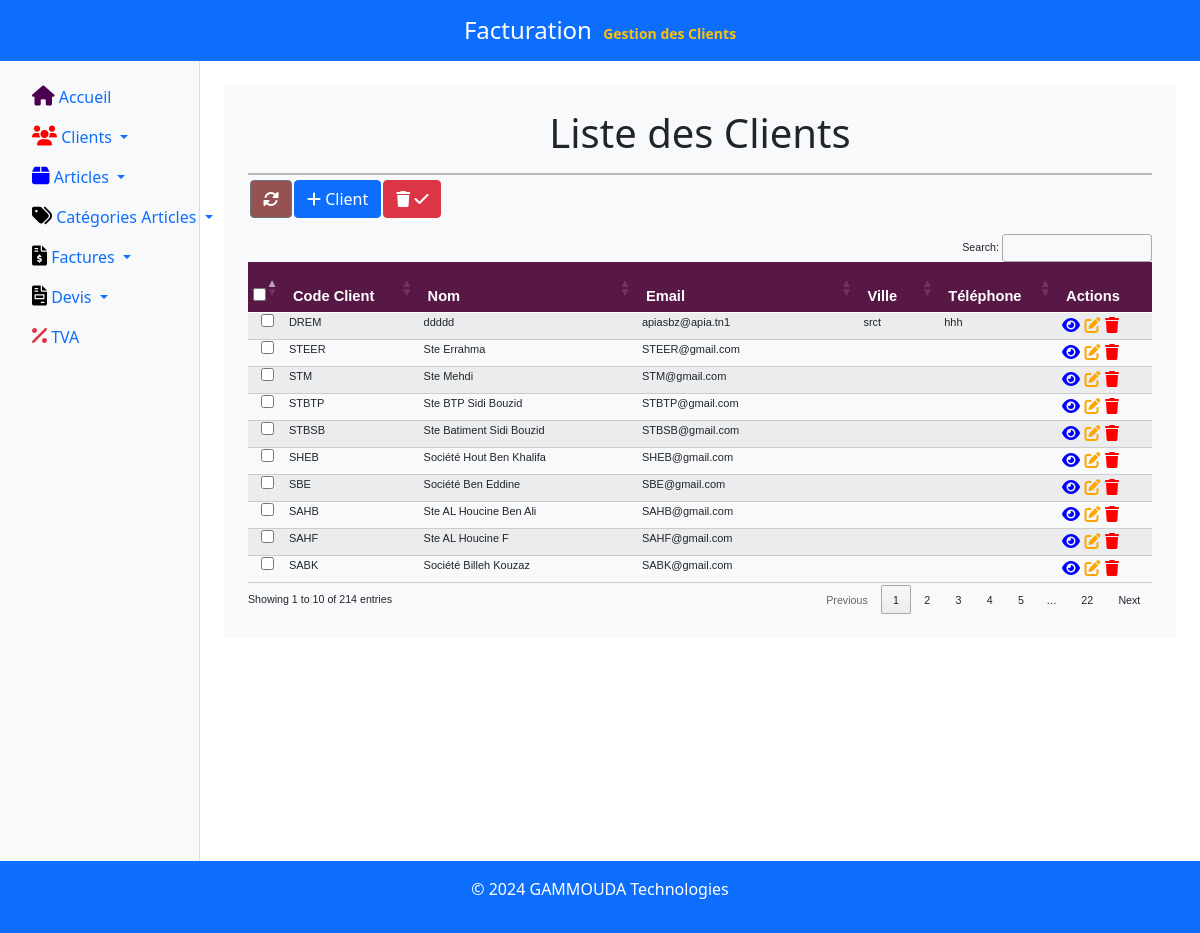
/clients/, run on the app's committed database.
### client/models.py (models this page shows, shortened)
class Client(models.Model):
    code_client = models.CharField(max_length=50, unique=True)
    nom = models.CharField(max_length=100)
    adresse = models.CharField(max_length=100, blank=True)
    email = models.EmailField(max_length=100, unique=True)
    telephone = models.CharField(max_length=20, blank=True)  # Non obligatoire
    ville = models.CharField(max_length=20, blank=True)      # Non obligatoire
    compte = models.CharField(max_length=20, blank=True)     # Non obligatoire
    matricule_fiscal = models.CharField(max_length=20, blank=True)  # Non obligatoire
    created_at = models.DateTimeField(auto_now_add=True)       # Champ qui enregistre automatiquement la date de création

### client/views.py (the view)
# urls.py: path('', views.list_clients, name='list_clients'),
def list_clients(request):
    clients = Client.objects.all().order_by('-created_at')
    context = {
        'clients': clients,
        'module_actif': 'Gestion des Clients'
    }
    return render(request, 'client/list_clients.html', context)

### client/templates/client/list_clients.html (shortened to what this page needs)
{% extends 'base.html' %}
{% block content %}
<h1 style="text-align: center; margin-bottom: 5px;">Liste des Clients</h1>
<hr style="border: 1px solid black; width: 100%; margin-bottom: 5px;">
<div style="display: inline-flex; align-items: center;">
    <a href="{% url 'list_clients' %}" class="btn btn-secondary mb-3 btn-icon" style="margin-left: 2px; background-color: #955251;">
        <i class="fas fa-sync-alt"></i>
    </a>
    <a href="{% url 'create_client' %}" class="btn btn-primary mb-3 btn-icon" style="margin-left: 2px;">
        <i class="fas fa-plus"></i> Client
    </a>
    <form id="deleteSelectedClientsForm" method="POST" action="{% url 'delete_clients' %}" style="margin-left: 2px; display: inline;">
        <button type="submit" class="btn btn-danger mb-3 btn-icon">
            <i class="fas fa-trash"></i> <i class="fa-solid fa-check"></i>
        </button>
    </form>
</div>
<div class="table-responsive" style="font-size: 8pt; font-family: Verdana, sans-serif;">
    <table id="clientTable" class="table table-striped" style="font-size: 11px; border-collapse: collapse; width: 100%;">
        <thead style="background-color: #581845; color: #FFFFFF; font-size: 11pt; font-weight: bold;">
            <tr>
                <th style="padding: 5px; height: 40px; width: 30px;">
                    <input type="checkbox" id="selectAllClients" title="Tout sélectionner" />
                </th>
                <th style="padding: 5px; height: 40px;">Code Client</th>
                <th style="padding: 5px; height: 40px;">Nom</th>
                <th style="padding: 5px; height: 40px;">Email</th>
                <th style="padding: 5px; height: 40px;">Ville</th>
                <th style="padding: 5px; height: 40px;">Téléphone</th>
                <th style="padding: 5px; height: 40px;">Actions</th>
            </tr>
        </thead>
        <tbody>
            {% for client in clients %}
            <tr style="border-bottom: 1px solid #ccc;">
                <td style="padding: 1px; text-align: center;">
                    <input type="checkbox" name="selected_clients" value="{{ client.id }}" />
                </td>
                <td style="padding: 1px;">{{ client.code_client }}</td>
                <td style="padding: 1px;">{{ client.nom }}</td>
                <td style="padding: 1px;">{{ client.email }}</td>
                <td style="padding: 1px;">{{ client.ville }}</td>
                <td style="padding: 1px;">{{ client.telephone }}</td>
                <td style="padding: 1px;">
                    <a href="{% url 'afficher_client' client.id %}" style="color: blue; text-decoration: none; font-size: 12pt;">
                        <i class="fas fa-eye"></i>
                    </a>
                    <a href="{% url 'update_client' client.id %}" style="color: orange; text-decoration: none; font-size: 12pt;">
                        <i class="fas fa-edit"></i>
                    </a>
                    <a href="{% url 'delete_client' client.id %}" style="color: red; text-decoration: none; font-size: 12pt;">
                        <i class="fas fa-trash"></i>
                    </a>
                </td>
            </tr>
            {% empty %}
            <tr>
                <td colspan="7" class="text-center">Aucun client trouvé.</td>
            </tr>
            {% endfor %}
        </tbody>
    </table>
</div>
<link rel="stylesheet" href="https://cdn.datatables.net/1.11.3/css/jquery.dataTables.min.css">
{% endblock %}

### data on the page
Client: code_client "DREM", nom "ddddd", email "apiasbz@apia.tn1", ville "srct", telephone "hhh"
Client: code_client "STEER", nom "Ste Errahma", email "STEER@gmail.com"
Client: code_client "STM", nom "Ste Mehdi", email "STM@gmail.com"
Client: code_client "STBTP", nom "Ste BTP Sidi Bouzid", email "STBTP@gmail.com"
Client: code_client "STBSB", nom "Ste Batiment Sidi Bouzid", email "STBSB@gmail.com"
Client: code_client "SHEB", nom "Société Hout Ben Khalifa", email "SHEB@gmail.com"
Client: code_client "SBE", nom "Société Ben Eddine", email "SBE@gmail.com"
Client: code_client "SAHB", nom "Ste AL Houcine Ben Ali", email "SAHB@gmail.com"
Client: code_client "SAHF", nom "Ste AL Houcine F", email "SAHF@gmail.com"
Client: code_client "SABK", nom "Société Billeh Kouzaz", email "SABK@gmail.com"

### other printed values
{{ module_actif }} "Gestion des Clients"
